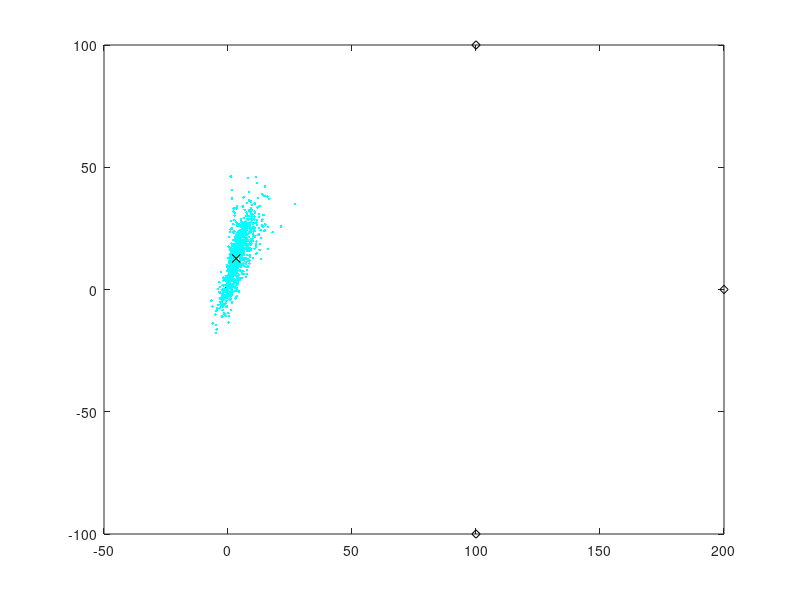

This chart was generated by the following MATLAB code:
clear
close all
ISD=200; %Inter site distance
No_BS=4; %Number of base stations   
%Location of the base stations
BS_pos=[0 0;ISD/2 ISD/2;ISD/2 -ISD/2;ISD 0]; %[X Y]

Drone_pos=ISD*rand(1,2);     %True location of drone
angle_std=5/180*pi;    %Standard deviation of angle error

for kk=1:No_BS
    th(kk,1)=atan2(Drone_pos(1,2)-BS_pos(kk,2),Drone_pos(1,1)-BS_pos(kk,1));
end

No_real=1000;

for kk=1:No_real
    thr=th+randn(No_BS,1)*angle_std;
    h=BS_pos(:,1).*tan(thr)-BS_pos(:,2);
    G=[tan(thr) -ones(No_BS,1)];
    xhat(kk,:)=transpose(pinv(G)*h);
    e(kk,1)=norm(Drone_pos-xhat(kk,:));
end
figure(1)
plot(BS_pos(:,1),BS_pos(:,2),'kd'); 
hold on 
angle_std=5/180*pi;
plot(xhat(:,1),xhat(:,2),'c.')
plot(Drone_pos(1),Drone_pos(2),'kx'); 
hold off

if 0
    figure(2)
    ecdf(e)
end
[mean(e) std(e)]